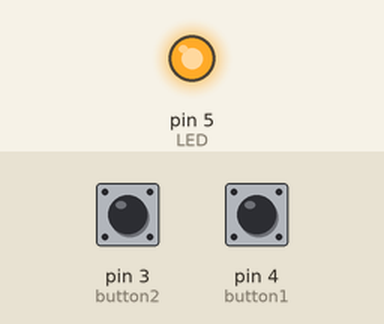
Recording of a sketch running on a simulated Arduino Uno, built with avr-gcc and run on an emulated ATmega328P. On the bench: output pins drawn as LEDs (lit = HIGH). The inputs (shaded band) are chosen by the test bench; at power-on: pin 3 (button2) HIGH, pin 4 (button1) HIGH. Pins used as bus, display or sensor lines are not drawn.

Above: at 1.2 s.
1.3 s: pin 3 (button2) pulled LOW for 0.15 s
At 1.7 s:
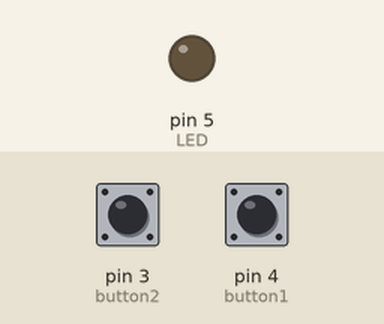
Timing chart, 0 to 4.3 s (numbered marks = the images above; inputs shaded):
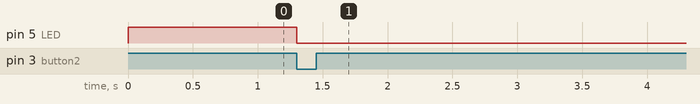

The sketch:

ArduinoCode.ino
```cpp
 int button1 = 4; /*set the button1 pin*/
 int button2 = 3; /*set the button2 pin*/

 int LED = 5; /* Sets initial Digital pin position on Arduino*/

int i = 0;
int quiz[5] = {-1,-1,-1,-1}; /* Define empty array of Questionnaire answers*/
int quizSize = 4; /* Define number of questions and LED lights*/

 void setup()
 {
    /* Set up Grove Dual Buttons */
   pinMode(button1,INPUT);
   pinMode(button2,INPUT);
   Serial.begin(9600);


 }

 void loop()
{
  /* Repeats for the number of questions in the questionnaire  */
  for (i = 0; i < quizSize; ++i)
  {
    /* Reset button states */
    bool state1 = 1; /*set button1 state*/
    bool state2 = 1; /*set button2 state*/

    /* While waiting for response from person responding to questionnaire  */
    while(true)
    {
        /*Set up pins for the LED lights based on variable LED position*/
        pinMode(LED, OUTPUT);
        digitalWrite(LED, HIGH); // Turn ON LED

        // Detect what stat the buttons are pressed on
        state1 = digitalRead(button1);
        state2 = digitalRead(button2);

        /* If either button is presseed then a response is recorded.*/
        if (state1 == 0)
        {
          quiz[i] = 1; /* Save response to questionnaire*/
          digitalWrite(LED, LOW); /* LED turned off once question answered*/
          LED +=1; /* Move to the next LED position */
          break; /* Response done, end while loop */
        }
        if (state2 == 0)
        {
          quiz[i] = 2; /* Save response to questionnaire*/
          digitalWrite(LED, LOW); /* LED turned off once question answered*/
          LED +=1; /* Move to the next LED position */
          break; /* Response done, end while loop */
        }
    }

    /* Delay exists to ensure states don't repeat input in short period of time*/
    delay(2000);

  }
        /* Iterates over questionnaire responses to send to serial */
        for(int l = 0; l < quizSize; ++l)
        {
          Serial.print(quiz[l]); /* Send to serial  */
        }
       Serial.print("\n");
       LED -= quizSize; /* Resets LED back to 0 so that it is ready for another response  */

 }
```

Measured:
- after the input at 1.3 s, pin 5 (LED): HIGH → LOW at once
